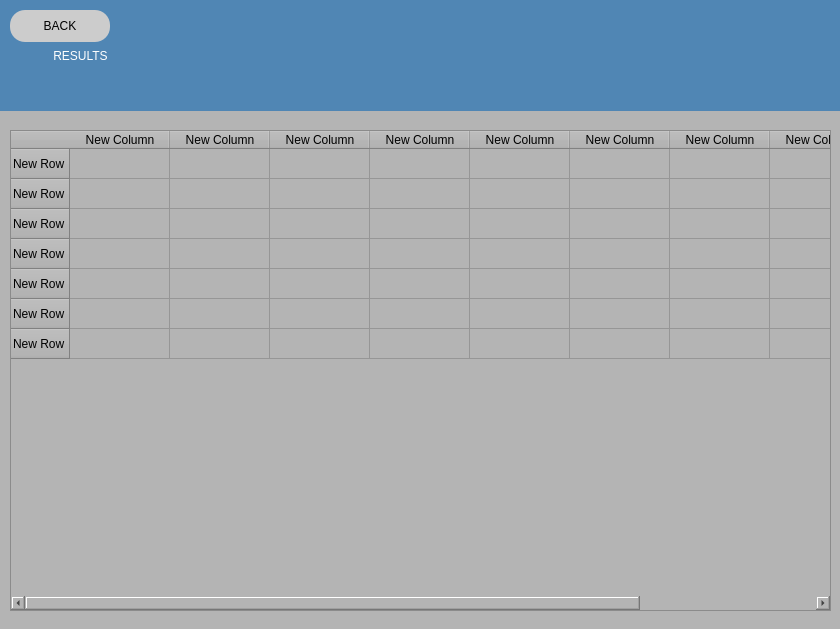
<?xml version="1.0" encoding="UTF-8"?>
<ui version="4.0">
 <class>Dialog</class>
 <widget class="QDialog" name="Dialog">
  <property name="geometry">
   <rect>
    <x>0</x>
    <y>0</y>
    <width>840</width>
    <height>629</height>
   </rect>
  </property>
  <property name="windowTitle">
   <string>Dialog</string>
  </property>
  <widget class="QWidget" name="widget" native="true">
   <property name="geometry">
    <rect>
     <x>0</x>
     <y>0</y>
     <width>841</width>
     <height>631</height>
    </rect>
   </property>
   <property name="styleSheet">
    <string notr="true">background-color: rgb(180, 180, 180);</string>
   </property>
   <widget class="QLabel" name="label">
    <property name="geometry">
     <rect>
      <x>0</x>
      <y>0</y>
      <width>841</width>
      <height>111</height>
     </rect>
    </property>
    <property name="styleSheet">
     <string notr="true">background-color:rgb(80, 134, 180);
font: 64pt &quot;Arial&quot;;
color: rgb(255, 255, 255);</string>
    </property>
    <property name="text">
     <string>                RESULTS</string>
    </property>
   </widget>
   <widget class="QPushButton" name="settings">
    <property name="geometry">
     <rect>
      <x>10</x>
      <y>10</y>
      <width>100</width>
      <height>32</height>
     </rect>
    </property>
    <property name="styleSheet">
     <string notr="true">background-color:rgb(204, 204, 204);
border-radius: 15px;
font: 14pt &quot;Arial&quot;;</string>
    </property>
    <property name="text">
     <string>BACK</string>
    </property>
   </widget>
   <widget class="QTableWidget" name="tableWidget">
    <property name="geometry">
     <rect>
      <x>10</x>
      <y>130</y>
      <width>821</width>
      <height>481</height>
     </rect>
    </property>
    <row>
     <property name="text">
      <string>New Row</string>
     </property>
    </row>
    <row>
     <property name="text">
      <string>New Row</string>
     </property>
    </row>
    <row>
     <property name="text">
      <string>New Row</string>
     </property>
    </row>
    <row>
     <property name="text">
      <string>New Row</string>
     </property>
    </row>
    <row>
     <property name="text">
      <string>New Row</string>
     </property>
    </row>
    <row>
     <property name="text">
      <string>New Row</string>
     </property>
    </row>
    <row>
     <property name="text">
      <string>New Row</string>
     </property>
    </row>
    <column>
     <property name="text">
      <string>New Column</string>
     </property>
    </column>
    <column>
     <property name="text">
      <string>New Column</string>
     </property>
    </column>
    <column>
     <property name="text">
      <string>New Column</string>
     </property>
    </column>
    <column>
     <property name="text">
      <string>New Column</string>
     </property>
    </column>
    <column>
     <property name="text">
      <string>New Column</string>
     </property>
    </column>
    <column>
     <property name="text">
      <string>New Column</string>
     </property>
    </column>
    <column>
     <property name="text">
      <string>New Column</string>
     </property>
    </column>
    <column>
     <property name="text">
      <string>New Column</string>
     </property>
    </column>
    <column>
     <property name="text">
      <string>New Column</string>
     </property>
    </column>
   </widget>
  </widget>
 </widget>
 <resources/>
 <connections/>
</ui>
